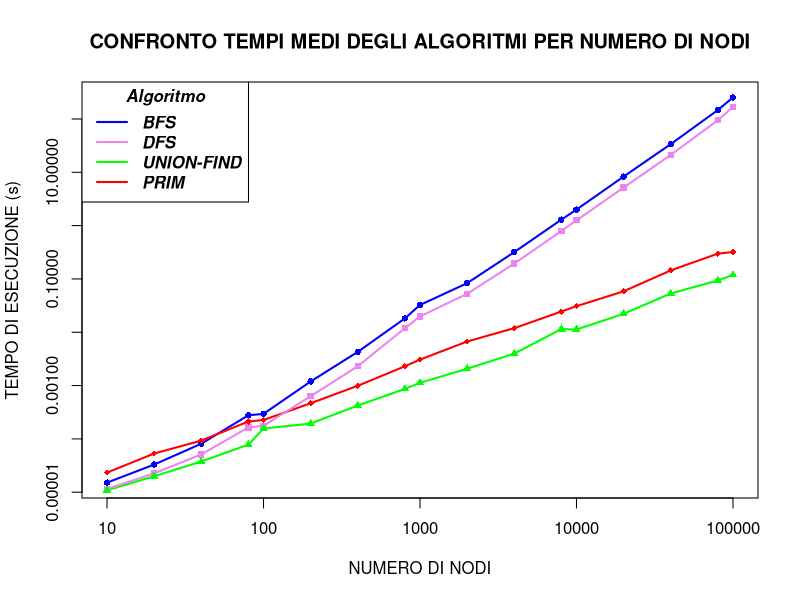
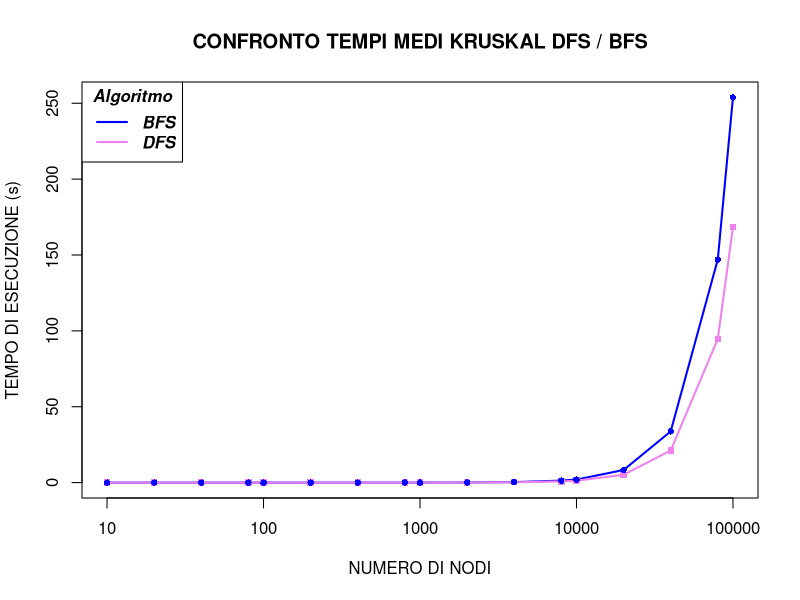
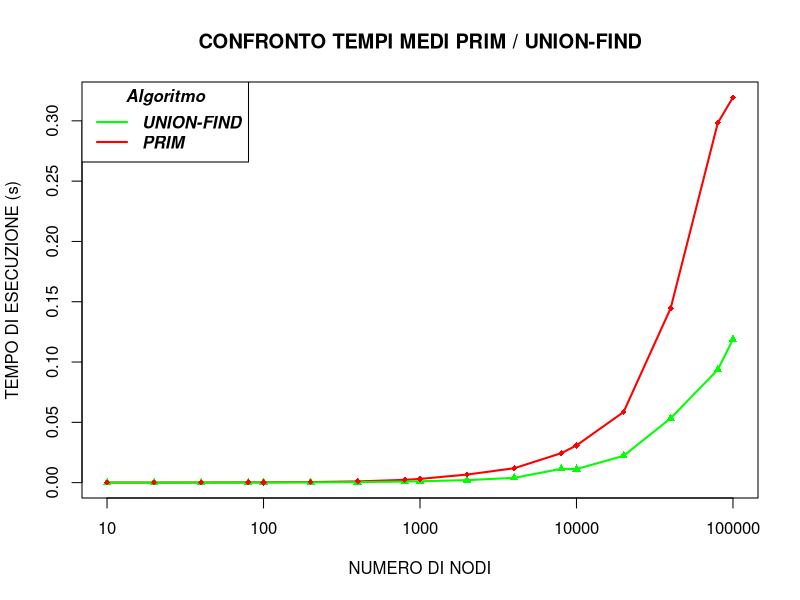

These charts were generated, in order, by the following R code:
prim_time = read.table("prim_time.txt", header = FALSE, sep = ",", dec = ".")
union_time = read.table("union_time.txt", header = FALSE, sep = ",", dec = ".")

time = read.table("time.txt", header = TRUE, sep = ",", dec = ".")
weight_time = read.table("weight_over_time.txt", header = TRUE, sep = ",", dec = ".")

time$NODES = weight_time$NODES
time$PRIM = prim_time$V1
time$KRUSKAL.UNION = union_time$V1


me <- data.frame(time$NODES, time$PRIM, time$KRUSKAL.UNION, time$KRUSKAL.DFS, time$KRUSKAL.BFS)
colnames(me)  <- c("NODES", "PRIM", "UNION-FIND", "DFS", "BFS")
me <- aggregate(.~NODES, data = me, mean)



options(scipen=999)
plot(x = me$NODES, y = me$BFS, log = "xy", type = "l", col= "blue", ylab = "TEMPO DI ESECUZIONE (s)", xlab = "NUMERO DI NODI", main = "CONFRONTO TEMPI MEDI DEGLI ALGORITMI PER NUMERO DI NODI", lty = 1, lwd = 2)
lines(x = me$NODES, y = me$`UNION-FIND`, col= "green", lty = 1, lwd = 2)
lines(x = me$NODES, y = me$PRIM,col="red", lty = 1, lwd = 2)
lines(x = me$NODES, y = me$DFS,col="violet", lty = 1, lwd = 2)

points(x = me$NODES, y = me$DFS, pch= 15, col="violet", cex=0.85)
points(x = me$NODES, y = me$BFS, pch= 16, col="blue", cex=0.85)
points(x = me$NODES, y = me$`UNION-FIND`, pch= 17, col="green", cex=0.85)
points(x = me$NODES, y = me$PRIM, pch= 18, col="red", cex=0.85)
legend(legend=c("BFS", "DFS", "UNION-FIND", "PRIM"), col=c("blue", "violet", "green", "red"), title="Algoritmo", text.font=4, "topleft", lty= 1, lwd = 2)

plot(x = me$NODES, y = me$BFS, log = "x", type = "l", col= "blue", ylab = "TEMPO DI ESECUZIONE (s)", xlab = "NUMERO DI NODI", main = "CONFRONTO TEMPI MEDI KRUSKAL DFS / BFS", lty = 1, lwd = 2)
lines(x = me$NODES, y = me$DFS,col="violet", lty = 1, lwd = 2)
points(x = me$NODES, y = me$DFS, pch= 15, col="violet", cex=0.85)
points(x = me$NODES, y = me$BFS, pch= 16, col="blue", cex=0.85)
legend(legend=c("BFS", "DFS"),
       col=c("blue", "violet"), title="Algoritmo", text.font=4, "topleft", lty= 1, lwd = 2)

plot(x = me$NODES, y = me$PRIM, log = "x", type = "l", col= "red", ylab = "TEMPO DI ESECUZIONE (s)", xlab = "NUMERO DI NODI", main = "CONFRONTO TEMPI MEDI PRIM / UNION-FIND", lty = 1, lwd = 2)
lines(x = me$NODES, y = me$`UNION-FIND`,col="green", lty = 1, lwd = 2)
points(x = me$NODES, y = me$`UNION-FIND`, pch= 17, col="green", cex=0.85)
points(x = me$NODES, y = me$PRIM, pch= 18, col="red", cex=0.85)
legend(legend=c("UNION-FIND", "PRIM"),
       col=c("green", "red"), title="Algoritmo", text.font=4, "topleft", lty= 1, lwd = 2)

total_cycle <- data.frame(sum(time$PRIM), sum(time$KRUSKAL.UNION),sum(time$KRUSKAL.DFS),sum(time$KRUSKAL.BFS))
colnames(total_cycle) <- c("PRIM", "UNION-FIND", "DFS", "BFS")

time_weight <- data.frame(time$GRAPH, time$PRIM, time$KRUSKAL.UNION, time$KRUSKAL.DFS, time$KRUSKAL.BFS, weight_time$KRUSKAL.UNION)
write.csv(x = time_weight, file = "final_time.csv", row.names = FALSE, quote = FALSE)

write.csv(x = me, file = "final_mean.csv", row.names = FALSE, quote = FALSE)